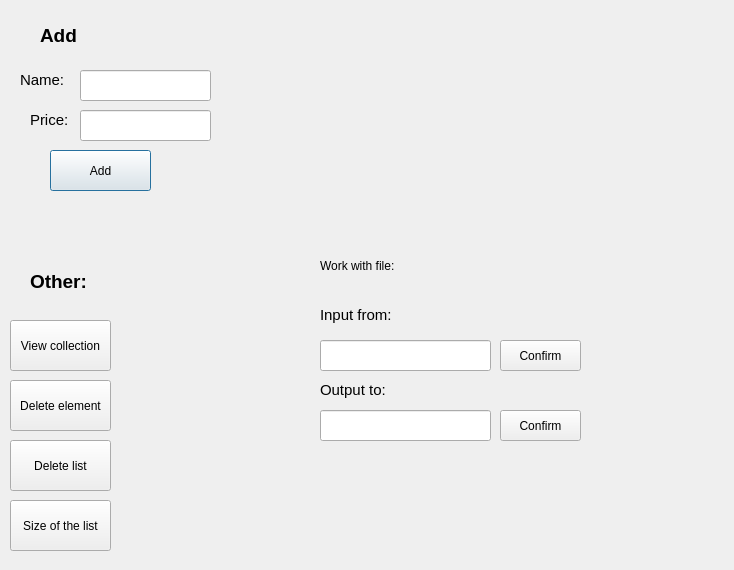
<?xml version="1.0" encoding="UTF-8"?>
<ui version="4.0">
 <class>ms_window</class>
 <widget class="QDialog" name="ms_window">
  <property name="geometry">
   <rect>
    <x>0</x>
    <y>0</y>
    <width>734</width>
    <height>570</height>
   </rect>
  </property>
  <property name="windowTitle">
   <string>Dialog</string>
  </property>
  <widget class="QLabel" name="label">
   <property name="geometry">
    <rect>
     <x>40</x>
     <y>10</y>
     <width>81</width>
     <height>51</height>
    </rect>
   </property>
   <property name="text">
    <string>&lt;html&gt;&lt;head/&gt;&lt;body&gt;&lt;p&gt;&lt;span style=&quot; font-size:14pt; font-weight:600;&quot;&gt;Add&lt;/span&gt;&lt;/p&gt;&lt;/body&gt;&lt;/html&gt;</string>
   </property>
  </widget>
  <widget class="QPushButton" name="add_ms">
   <property name="geometry">
    <rect>
     <x>50</x>
     <y>150</y>
     <width>101</width>
     <height>41</height>
    </rect>
   </property>
   <property name="text">
    <string>Add</string>
   </property>
  </widget>
  <widget class="QLineEdit" name="ms_name">
   <property name="geometry">
    <rect>
     <x>80</x>
     <y>70</y>
     <width>131</width>
     <height>31</height>
    </rect>
   </property>
  </widget>
  <widget class="QLineEdit" name="ms_price">
   <property name="geometry">
    <rect>
     <x>80</x>
     <y>110</y>
     <width>131</width>
     <height>31</height>
    </rect>
   </property>
  </widget>
  <widget class="QLabel" name="label_2">
   <property name="geometry">
    <rect>
     <x>20</x>
     <y>70</y>
     <width>51</width>
     <height>21</height>
    </rect>
   </property>
   <property name="text">
    <string>&lt;html&gt;&lt;head/&gt;&lt;body&gt;&lt;p&gt;&lt;span style=&quot; font-size:11pt;&quot;&gt;Name:&lt;/span&gt;&lt;/p&gt;&lt;/body&gt;&lt;/html&gt;</string>
   </property>
  </widget>
  <widget class="QLabel" name="label_3">
   <property name="geometry">
    <rect>
     <x>30</x>
     <y>110</y>
     <width>41</width>
     <height>21</height>
    </rect>
   </property>
   <property name="text">
    <string>&lt;html&gt;&lt;head/&gt;&lt;body&gt;&lt;p&gt;&lt;span style=&quot; font-size:11pt;&quot;&gt;Price:&lt;/span&gt;&lt;/p&gt;&lt;/body&gt;&lt;/html&gt;</string>
   </property>
  </widget>
  <widget class="QLabel" name="label_5">
   <property name="geometry">
    <rect>
     <x>30</x>
     <y>270</y>
     <width>61</width>
     <height>21</height>
    </rect>
   </property>
   <property name="text">
    <string>&lt;html&gt;&lt;head/&gt;&lt;body&gt;&lt;p&gt;&lt;span style=&quot; font-size:14pt; font-weight:600;&quot;&gt;Other:&lt;/span&gt;&lt;/p&gt;&lt;/body&gt;&lt;/html&gt;</string>
   </property>
  </widget>
  <widget class="QPushButton" name="view_ms_collection">
   <property name="geometry">
    <rect>
     <x>10</x>
     <y>320</y>
     <width>101</width>
     <height>51</height>
    </rect>
   </property>
   <property name="text">
    <string>View collection</string>
   </property>
  </widget>
  <widget class="QPushButton" name="delete_ms_number">
   <property name="geometry">
    <rect>
     <x>10</x>
     <y>380</y>
     <width>101</width>
     <height>51</height>
    </rect>
   </property>
   <property name="text">
    <string>Delete element</string>
   </property>
  </widget>
  <widget class="QPushButton" name="delete_list">
   <property name="geometry">
    <rect>
     <x>10</x>
     <y>440</y>
     <width>101</width>
     <height>51</height>
    </rect>
   </property>
   <property name="text">
    <string>Delete list</string>
   </property>
  </widget>
  <widget class="QPushButton" name="size">
   <property name="geometry">
    <rect>
     <x>10</x>
     <y>500</y>
     <width>101</width>
     <height>51</height>
    </rect>
   </property>
   <property name="text">
    <string>Size of the list</string>
   </property>
  </widget>
  <widget class="QLabel" name="label_6">
   <property name="geometry">
    <rect>
     <x>320</x>
     <y>250</y>
     <width>161</width>
     <height>31</height>
    </rect>
   </property>
   <property name="text">
    <string>&lt;html&gt;&lt;head/&gt;&lt;body&gt;&lt;p&gt;&lt;span style=&quot; font-size:14pt; font-weight:600;&quot;&gt;Work with file:&lt;/span&gt;&lt;/p&gt;&lt;/body&gt;&lt;/html&gt;</string>
   </property>
  </widget>
  <widget class="QLabel" name="label_7">
   <property name="geometry">
    <rect>
     <x>320</x>
     <y>300</y>
     <width>101</width>
     <height>31</height>
    </rect>
   </property>
   <property name="text">
    <string>&lt;html&gt;&lt;head/&gt;&lt;body&gt;&lt;p&gt;&lt;span style=&quot; font-size:11pt;&quot;&gt;Input from:&lt;/span&gt;&lt;/p&gt;&lt;/body&gt;&lt;/html&gt;</string>
   </property>
  </widget>
  <widget class="QLabel" name="label_8">
   <property name="geometry">
    <rect>
     <x>320</x>
     <y>370</y>
     <width>91</width>
     <height>41</height>
    </rect>
   </property>
   <property name="text">
    <string>&lt;html&gt;&lt;head/&gt;&lt;body&gt;&lt;p&gt;&lt;span style=&quot; font-size:11pt;&quot;&gt;Output to:&lt;/span&gt;&lt;/p&gt;&lt;/body&gt;&lt;/html&gt;</string>
   </property>
  </widget>
  <widget class="QLineEdit" name="input">
   <property name="geometry">
    <rect>
     <x>320</x>
     <y>340</y>
     <width>171</width>
     <height>31</height>
    </rect>
   </property>
  </widget>
  <widget class="QLineEdit" name="output">
   <property name="geometry">
    <rect>
     <x>320</x>
     <y>410</y>
     <width>171</width>
     <height>31</height>
    </rect>
   </property>
  </widget>
  <widget class="QPushButton" name="confirm_input">
   <property name="geometry">
    <rect>
     <x>500</x>
     <y>340</y>
     <width>81</width>
     <height>31</height>
    </rect>
   </property>
   <property name="text">
    <string>Confirm</string>
   </property>
  </widget>
  <widget class="QPushButton" name="confirm_output">
   <property name="geometry">
    <rect>
     <x>500</x>
     <y>410</y>
     <width>81</width>
     <height>31</height>
    </rect>
   </property>
   <property name="text">
    <string>Confirm</string>
   </property>
  </widget>
 </widget>
 <resources/>
 <connections/>
</ui>
